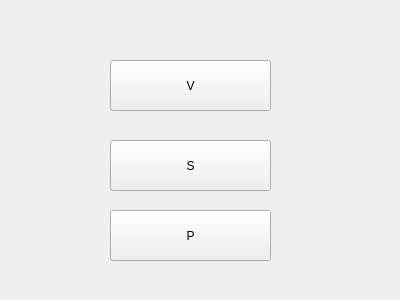
<?xml version="1.0" encoding="UTF-8"?>
<ui version="4.0">
 <class>Form</class>
 <widget class="QWidget" name="Form">
  <property name="geometry">
   <rect>
    <x>0</x>
    <y>0</y>
    <width>400</width>
    <height>300</height>
   </rect>
  </property>
  <property name="windowTitle">
   <string>Form</string>
  </property>
  <widget class="QPushButton" name="pushButton">
   <property name="geometry">
    <rect>
     <x>110</x>
     <y>60</y>
     <width>161</width>
     <height>51</height>
    </rect>
   </property>
   <property name="styleSheet">
    <string notr="true">font: 16pt &quot;MS Shell Dlg 2&quot;;</string>
   </property>
   <property name="text">
    <string>V</string>
   </property>
  </widget>
  <widget class="QPushButton" name="pushButton_2">
   <property name="geometry">
    <rect>
     <x>110</x>
     <y>140</y>
     <width>161</width>
     <height>51</height>
    </rect>
   </property>
   <property name="styleSheet">
    <string notr="true">font: 16pt &quot;MS Shell Dlg 2&quot;;</string>
   </property>
   <property name="text">
    <string>S</string>
   </property>
  </widget>
  <widget class="QPushButton" name="pushButton_3">
   <property name="geometry">
    <rect>
     <x>110</x>
     <y>210</y>
     <width>161</width>
     <height>51</height>
    </rect>
   </property>
   <property name="styleSheet">
    <string notr="true">font: 16pt &quot;MS Shell Dlg 2&quot;;</string>
   </property>
   <property name="text">
    <string>P</string>
   </property>
  </widget>
 </widget>
 <resources/>
 <connections/>
</ui>
